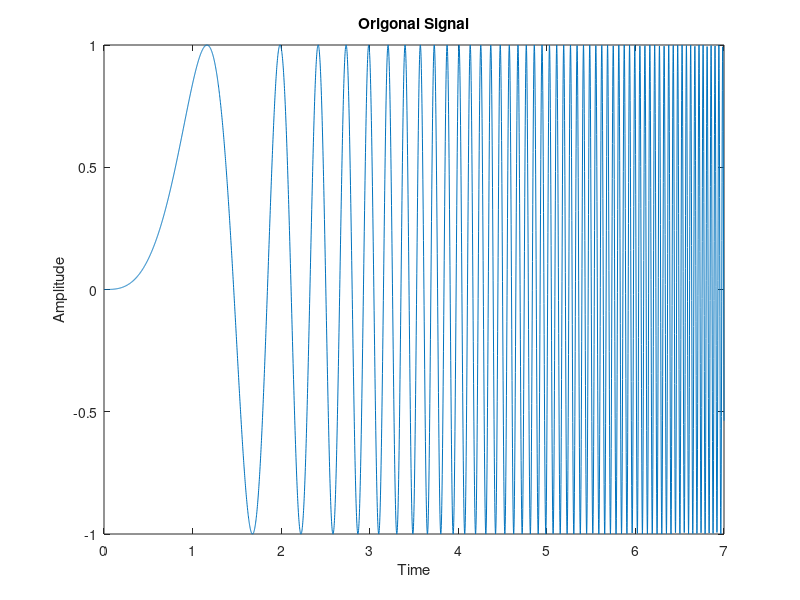

Write MATLAB code to recreate this figure. (Note: this script raises an error after producing the figure.)
function [] = demo_sliding_window_graph_FFT()

  a = linspace(0,7,2^12);
  ipoints = i * sin(a.^3);

  segment_length = 512;
  segment_shift = 64;

  figure(2, 'position',[1800,1100,800,400])
  plot(a, imag(ipoints));
  title("Origonal Signal");
  xlabel("Time");
  ylabel("Amplitude");

  sliding_window_graph_FFT(ipoints,segment_length,segment_shift)


end
